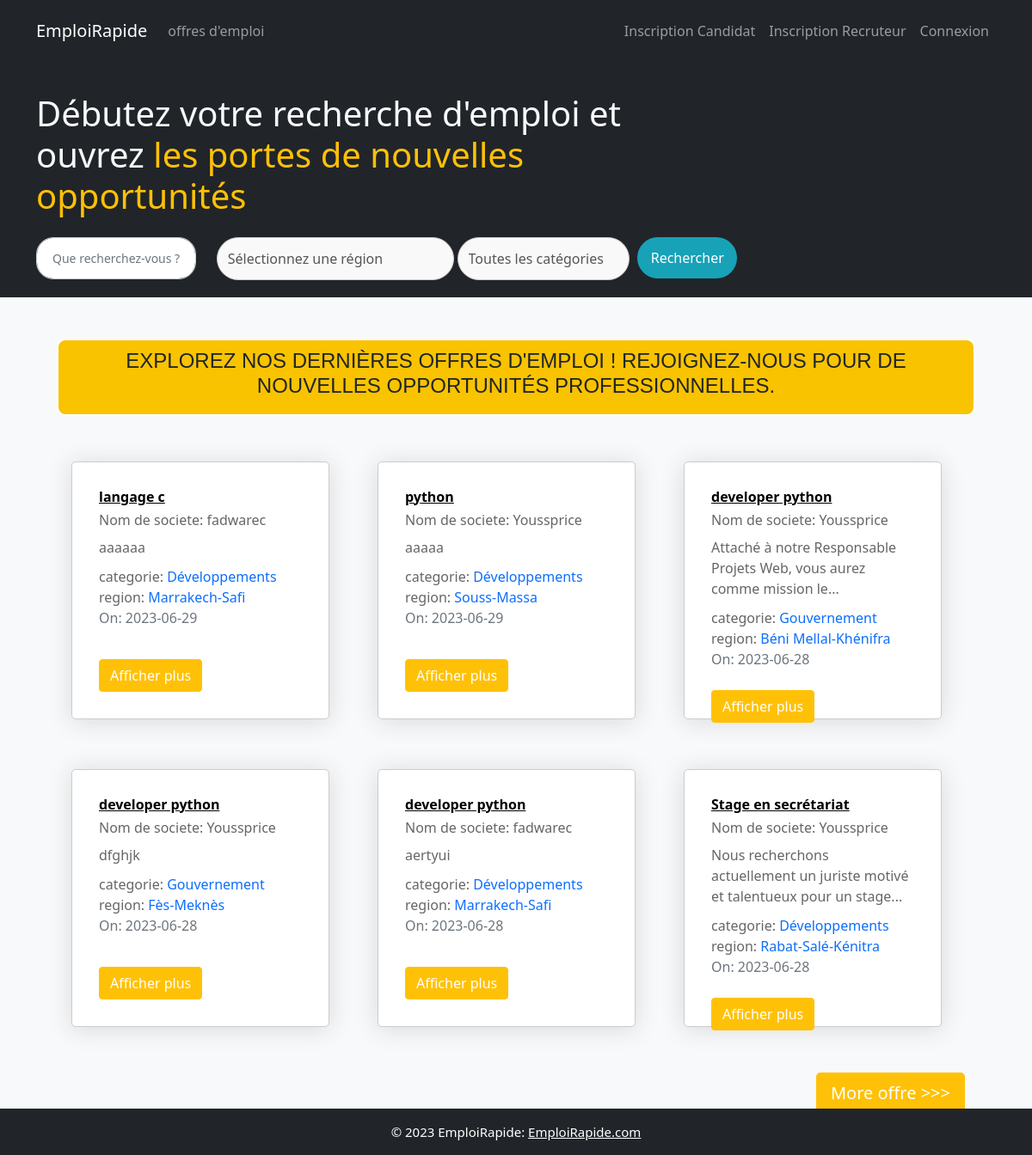
The app's page /homecond with its own data.
### pythonic/models.py (models this page shows, shortened)
class OffreEmploi(db.Model):
    __tablename__ = 'offre_emploi'
    id_offre = db.Column(db.Integer, primary_key=True, autoincrement=True)
    titre = db.Column(db.String(100), nullable=False)
    description = db.Column(db.Text, nullable=False)
    date_publication = db.Column(db.DateTime, nullable=True, default=datetime.utcnow)
    date_limite = db.Column(db.DateTime, nullable=True, default=datetime.utcnow)
    region = db.Column(db.String(100), nullable=False)
    competences_requises = db.Column(db.Text, nullable=True)
    diplome_requis = db.Column(db.String(100), nullable=True)
    langues_requises = db.Column(db.String(200), nullable=True)
    statut = db.Column(db.String(50), nullable=True)
    horaire_travail = db.Column(db.String(100), nullable=True)
    salaire=db.Column(db.String(100), nullable=True)
    type_de_poste=db.Column(db.String(100), nullable=True)
    categories=db.Column(db.String(100), nullable=True)
    slug = db.Column(db.String(32), nullable=False)
    recruteur_id = db.Column(db.Integer, db.ForeignKey('recruteur.id_recruteur'))
    candidatures = db.relationship('Candidature', backref='offre_emploi', lazy=True)

class Recruteur(db.Model,UserMixin):
    __tablename__ = 'recruteur'
    id_recruteur = db.Column(db.Integer, primary_key=True, autoincrement=True)
    nom_de_societe = db.Column(db.String(100), nullable=False)
    adresse = db.Column(db.String(200), nullable=False)
    email = db.Column(db.String(120), unique=True, nullable=False)
    mot_de_passe = db.Column(db.String(60), nullable=False, unique=True)
    domaine = db.Column(db.String(50), nullable=False)
    telephone = db.Column(db.String(20), nullable=True)
    website = db.Column(db.String(100), nullable=True)
    company_description = db.Column(db.Text, nullable=True)
    is_recruteur = db.Column(db.Boolean, nullable=False, default=True)
    offres = db.relationship('OffreEmploi', backref='recruteur', lazy=True)

### pythonic/routes.py (the view)
@app.route("/")
@app.route("/homecond", methods=['GET', 'POST'])
def homecondidat():
    offre_emploi = OffreEmploi.query.order_by(OffreEmploi.date_publication.desc()).paginate(page=1, per_page=6
    )
    return render_template('homecondidat.html', offre_emploi=offre_emploi)

### pythonic/templates/homecondidat.html (shortened to what this page needs)
{% extends "layoutcond.html"%}
{% block content%}
<section class="bg-dark text-light p-5 p-lg-0 pt-lg-5 text-center text-sm-start">
    <div class="container">
        <div class="d-sm-flex align-items-center justify-content-between">
            <div>
                <h1 class="mb-10"> Débutez votre recherche d'emploi et  ouvrez <span class="text-warning"> les portes de nouvelles opportunités</span></h1>
                <p class="lead my-4 p-lead">
                    <form action="{{ url_for('search_offresc') }}" class="search-form-area form-cols">
                        <div class="row justify-content-center form-wrap">
                            <div class="col-lg-3 form-cols">
                              <input type="text" class="form-control" name="title" placeholder="Que recherchez-vous ?">
                            </div>
                            <div class="col-lg-4 form-cols">
                              <div class="default-select" id="default-selects">
                                <select name="region">
                                  <option value="">Sélectionnez une région</option>
                                  </select>                   </div>
                            </div>
                            <div class="col-lg-3 form-cols">
                                <div class="default-select" id="default-selects2">
                                    <select name="categories">
                                        <option value="">Toutes les catégories</option>
                                    </select>
                                </div>
                            </div>
                            <div class="col-lg-2 form-cols">
                              <button type="submit" class="btn btn-info">
                                 Rechercher
                                </button>
                            </div>
                        </div>
                    </form>
            </div>
        </div>
    </div>
  </section>
<section class="bg-light">
    <div class="container p-5">
        <div class="row mb-5">
            <div class="col">
                <h3 class="text-uppercase text-center text-dark">Explorez nos dernières offres d'emploi ! Rejoignez-nous pour de nouvelles opportunités professionnelles.</h3>
            </div>
        </div>
        <div class="row">
            {% for offres in offre_emploi %}
            <div class="col-sm-12 col-md-6 col-lg-4 pb-5 d-flex align-items-stretch">
              <div class="card lesson" style="width: 300px; height: 300px;">
                <div class="card-body d-flex flex-column">
                  <h6 class="card-title">
                     <a href="{{ url_for('offrec', offre_title=offres.titre) }}">{{ offres.titre }}</a>
                        </h6>
                        <h6 class="card-text ">Nom de societe:
                            {{offres.recruteur.nom_de_societe}}
                        </h6>
                        <div class="card-text">
                            <span class="description-truncated">
                                {{ offres.description | truncate(90) | striptags }}
                            </span>
                        </div>
                        <p class="card-text mb-0">categorie:
                            <a class="text-decoration-none" href="#">{{offres.categories}}</a>
                        </p>
                        <p class="card-text mb-0">region:
                            <a class="text-decoration-none" href="#">{{offres.region}}</a>
                        </p>
                    <span class="text-muted">On: {{offres.date_publication.strftime('%Y-%m-%d')}}</span>
                    <br>
                    <div class="mt-auto">
                      <a class="btn btn-primary btn-warning text-white" href="{{ url_for('offrec', offre_title=offres.titre) }}">Afficher plus</a>
                    </div>
                    </div>
                </div>
            </div>
            {% endfor %}
            <div class="" style="display: flex; justify-content: flex-end">
                <a href="{{ url_for('offreemploic')}}" class="btn btn-primary btn-lg btn-warning text-white"> More offre &gt&gt&gt</a>
            </div>
        </div>
</section>
{% endblock content%}

### pythonic/static/main.css (style rules this page uses)
body::before { display: block; content: ''; height: 60px; }
.card { transition: 0.7s ease; box-shadow: 0 5px 15px rgba(1 1 1/ 15); border-radius: 5px; margin: 5px; }
.form-wrap { justify-content: center; }
.form-cols { margin-bottom: 10px; }
.form-control { width: 100%; padding: 12px; border: 1px solid #ccc; border-radius: 30px; background-color: #f9f9f9; font-size: 16px; color: #555; }
.default-select#default-selects, .default-select#default-selects2 { position: relative; width: 108%; border: 1px solid #ccc; border-radius: 30px; background-color: #f9f9f9; }
.default-select#default-selects select, .default-select#default-selects2 select { width: 100%; padding: 12px; border: none; background-color: transparent; color: #555; appearance: none; -webkit-appearance: none; -moz-appearance: none; cursor: pointer; }
.default-select#default-selects::after, .default-select#default-selects2::after { content: '\f078'; font-family: 'Linearicons-Free'; position: absolute; top: 50%; right: 10px; transform: translateY(-50%); font-size: 10px; color: #777; }
.default-select#default-selects select option, .default-select#default-selects2 select option { background-color: #f9f9f9; color: #555; padding: 18px; }
button.btn.btn-info { width: 100%; padding: 12px; border: none; border-radius: 30px; background-color: #17a2b8; color: #fff; font-size: 16px; cursor: pointer; }
.lesson { box-shadow: 0 5px 15px rgba(200 200 200/ 15); border-radius: 5px; border: 1px solid #fff; }
.col { background-color: #f9c300; padding: 10px; text-align: center; border: 2px solid #fff; border-radius: 10px; }
.col h3 { font-family: Arial, sans-serif; font-size: 24px; color: #959191; }
.col h3 { font-family: Arial, sans-serif; font-size: 24px; color: #ffffff; text-align: center; }
.card.lesson { background-color: #ffffff; border: 1px solid #cccccc; border-radius: 5px; padding: 15px; }
.card-title a { color: #000000; font-weight: bold; }
.card-text { color: #666666; margin-bottom: 10px; }
.card { box-shadow: 0 0.15rem 1.75rem 0 rgb(33 40 50 / 15%); }
.form-control, .dataTable-input { display: block; width: 100%; padding: 0.875rem 1.125rem; font-size: 0.875rem; font-weight: 400; line-height: 1; color: #69707a; background-color: #fff; background-clip: padding-box; border: 1px solid #c5ccd6; -webkit-appearance: none; -moz-appearance: none; appearance: none; border-radius: 0.35rem; transition: border-color 0.15s ease-in-out, box-shadow 0.15s ease-in-out; }
.form-control { border-radius: 20px; }

### records on screen
OffreEmploi: titre "langage c", recruteur.nom_de_societe "fadwarec", description "aaaaaa", categories "Développements", region "Marrakech-Safi", date_publication "2023-06-29"
OffreEmploi: titre "python", recruteur.nom_de_societe "Youssprice", description "aaaaa", categories "Développements", region "Souss-Massa", date_publication "2023-06-29"
OffreEmploi: titre "developer python", recruteur.nom_de_societe "Youssprice", description "Attaché à notre Responsable Projets Web, vous aurez comme mission le...", categories "Gouvernement", region "Béni Mellal-Khénifra", date_publication "2023-06-28"
OffreEmploi: titre "developer python", recruteur.nom_de_societe "Youssprice", description "dfghjk", categories "Gouvernement", region "Fès-Meknès", date_publication "2023-06-28"
OffreEmploi: titre "developer python", recruteur.nom_de_societe "fadwarec", description "aertyui", categories "Développements", region "Marrakech-Safi", date_publication "2023-06-28"
OffreEmploi: titre "Stage en secrétariat", recruteur.nom_de_societe "Youssprice", description "Nous recherchons actuellement un juriste motivé et talentueux pour un stage...", categories "Développements", region "Rabat-Salé-Kénitra", date_publication "2023-06-28"
